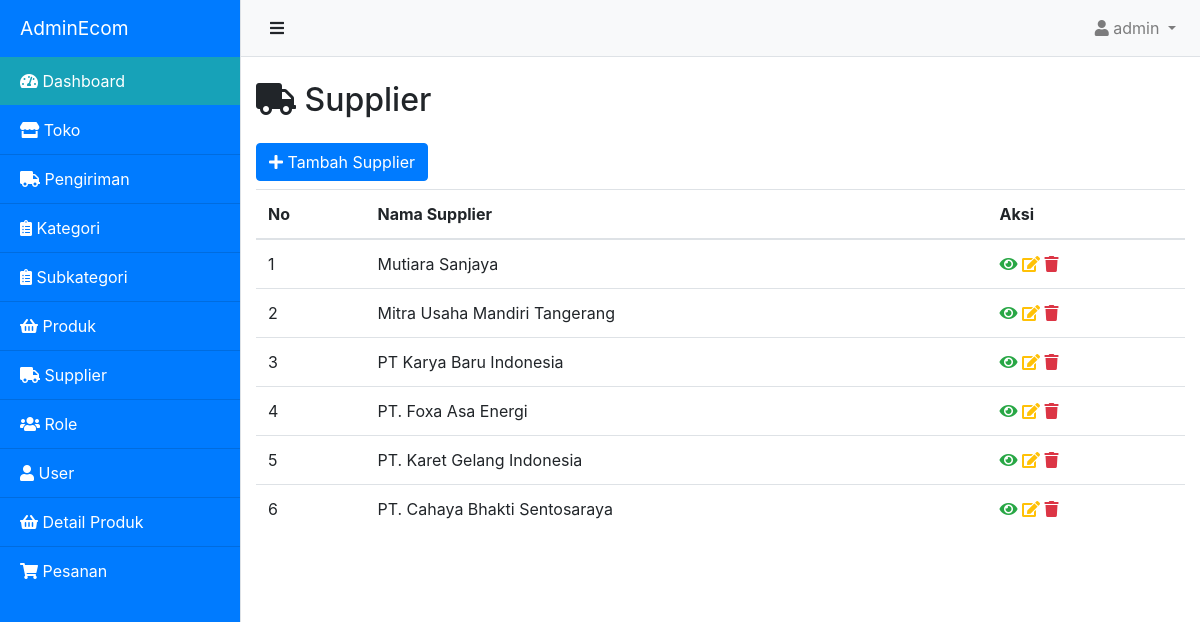
The page /admin/dashboard.php?module=supplier&page=daftar-supplier (signed in) on the database its author committed.
### tables this page shows
CREATE TABLE `supplier` (
  `id` int(11) NOT NULL,
  `nama_supplier` varchar(255) NOT NULL
);

### model/koneksi.php (called while the page is built, shortened)
<?php
class Koneksi {
    private $conn;
    private $host = 'localhost';
    private $user = 'root';
    private $pass = '';
    private $dbname = 'adminecom';
    public function __construct()
    {
        $this->conn = new mysqli($this->host, $this->user, $this->pass, $this->dbname);
    }
    public function getConnection()
    {
        return $this->conn;
    }
}

### model/Supplier.php (called while the page is built, shortened)
<?php
require_once 'koneksi.php';
class Supplier extends Koneksi
{
    private $conn;
    public function __construct()
    {
        $this->conn = $this->getConnection();
    }
    public function getAll()
    {
        $query = "SELECT * FROM supplier ORDER BY id DESC";
        $result = $this->conn->query($query);
        $data = array();
        if($result->num_rows > 0){
            while($row = $result->fetch_assoc()){
                $data[] = $row;
            }
        }
        return $data;
    }
}

### admin/page/supplier/daftar-supplier.php (the view)
<h2 class="mt-4 mb-4"><i class="fas fa-truck"></i> Supplier</h2>
<button type="button" class="btn btn-primary mb-2" onclick="window.location.href='dashboard.php?module=supplier&page=tambah-supplier'"><i class="fas fa-plus"></i> Tambah Supplier</button>
<div class="row">
    <div class="col">
        <table class="table table-hover">
            <thead>
                <tr>
                    <th>No</th>
                    <th>Nama Supplier</th>
                    <th>Aksi</th>
                </tr>
            </thead>
            <tbody>
                <?php
                    require_once('../model/Supplier.php');
                    $supplier = new Supplier();
                    $suppliers = $supplier->getAll();
                    $no = 1;
                    foreach ($suppliers as $row) :
                ?>
                <tr>
                    <td><?= $no++ ?></td>
                    <td><?= $row['nama_supplier'] ?></td>
                    <td>
                        <a href="#"><i class="fa fa-eye text-success"></i></a>
                        <a href="dashboard.php?module=supplier&page=edit-supplier&id=<?= $row['id'] ?>"><i class="fa fa-edit text-warning"></i></a>
                        <a href="page/supplier/deleteSupplier.php?id=<?= $row['id'] ?>"><i class="fa fa-trash text-danger"></i></a>
                    </td>
                </tr>
                <?php endforeach; ?>
            </tbody>
        </table>
    </div>
</div>

### assets/css/simple-sidebar.css (style rules this page uses)
body { overflow-x: hidden; }

### rows shown on the page
supplier: nama_supplier "Mutiara Sanjaya"
supplier: nama_supplier "Mitra Usaha Mandiri Tangerang"
supplier: nama_supplier "PT Karya Baru Indonesia"
supplier: nama_supplier "PT. Foxa Asa Energi"
supplier: nama_supplier "PT. Karet Gelang Indonesia"
supplier: nama_supplier "PT. Cahaya Bhakti Sentosaraya"

### other values the page prints
$username "admin"
